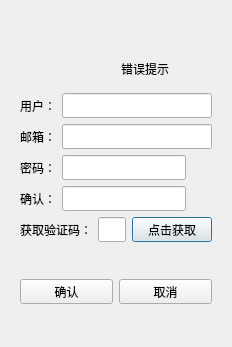
<?xml version="1.0" encoding="UTF-8"?>
<ui version="4.0">
 <class>RegisterDialog</class>
 <widget class="QDialog" name="RegisterDialog">
  <property name="geometry">
   <rect>
    <x>0</x>
    <y>0</y>
    <width>232</width>
    <height>347</height>
   </rect>
  </property>
  <property name="minimumSize">
   <size>
    <width>232</width>
    <height>347</height>
   </size>
  </property>
  <property name="maximumSize">
   <size>
    <width>400</width>
    <height>536</height>
   </size>
  </property>
  <property name="windowTitle">
   <string>Dialog</string>
  </property>
  <layout class="QVBoxLayout" name="verticalLayout">
   <item>
    <layout class="QVBoxLayout" name="verticalLayout_5">
     <item>
      <widget class="QStackedWidget" name="stackedWidget">
       <property name="currentIndex">
        <number>0</number>
       </property>
       <widget class="QWidget" name="page">
        <layout class="QVBoxLayout" name="verticalLayout_3">
         <item>
          <spacer name="verticalSpacer">
           <property name="orientation">
            <enum>Qt::Vertical</enum>
           </property>
           <property name="sizeHint" stdset="0">
            <size>
             <width>20</width>
             <height>40</height>
            </size>
           </property>
          </spacer>
         </item>
         <item>
          <widget class="QWidget" name="widget" native="true">
           <layout class="QVBoxLayout" name="verticalLayout_4">
            <item>
             <widget class="QLabel" name="err_label">
              <property name="minimumSize">
               <size>
                <width>232</width>
                <height>0</height>
               </size>
              </property>
              <property name="text">
               <string>错误提示</string>
              </property>
              <property name="alignment">
               <set>Qt::AlignCenter</set>
              </property>
             </widget>
            </item>
           </layout>
          </widget>
         </item>
         <item>
          <layout class="QHBoxLayout" name="horizontalLayout_3">
           <item>
            <widget class="QLabel" name="user_label">
             <property name="minimumSize">
              <size>
               <width>0</width>
               <height>25</height>
              </size>
             </property>
             <property name="maximumSize">
              <size>
               <width>16777215</width>
               <height>25</height>
              </size>
             </property>
             <property name="text">
              <string>用户：</string>
             </property>
            </widget>
           </item>
           <item>
            <widget class="QLineEdit" name="user_edit">
             <property name="minimumSize">
              <size>
               <width>0</width>
               <height>25</height>
              </size>
             </property>
             <property name="maximumSize">
              <size>
               <width>16777215</width>
               <height>25</height>
              </size>
             </property>
            </widget>
           </item>
          </layout>
         </item>
         <item>
          <layout class="QHBoxLayout" name="horizontalLayout">
           <item>
            <widget class="QLabel" name="emil_label">
             <property name="minimumSize">
              <size>
               <width>0</width>
               <height>25</height>
              </size>
             </property>
             <property name="maximumSize">
              <size>
               <width>16777215</width>
               <height>25</height>
              </size>
             </property>
             <property name="text">
              <string>邮箱：</string>
             </property>
            </widget>
           </item>
           <item>
            <widget class="QLineEdit" name="email_edit">
             <property name="minimumSize">
              <size>
               <width>0</width>
               <height>25</height>
              </size>
             </property>
             <property name="maximumSize">
              <size>
               <width>16777215</width>
               <height>25</height>
              </size>
             </property>
            </widget>
           </item>
          </layout>
         </item>
         <item>
          <layout class="QHBoxLayout" name="horizontalLayout_2">
           <item>
            <widget class="QLabel" name="pass_label">
             <property name="minimumSize">
              <size>
               <width>0</width>
               <height>25</height>
              </size>
             </property>
             <property name="maximumSize">
              <size>
               <width>16777215</width>
               <height>25</height>
              </size>
             </property>
             <property name="text">
              <string>密码：</string>
             </property>
            </widget>
           </item>
           <item>
            <widget class="QLineEdit" name="pass_edit">
             <property name="minimumSize">
              <size>
               <width>0</width>
               <height>25</height>
              </size>
             </property>
             <property name="maximumSize">
              <size>
               <width>16777215</width>
               <height>25</height>
              </size>
             </property>
            </widget>
           </item>
           <item>
            <widget class="ClickedLabel" name="pass_visible">
             <property name="minimumSize">
              <size>
               <width>20</width>
               <height>20</height>
              </size>
             </property>
             <property name="maximumSize">
              <size>
               <width>20</width>
               <height>20</height>
              </size>
             </property>
             <property name="text">
              <string/>
             </property>
            </widget>
           </item>
          </layout>
         </item>
         <item>
          <layout class="QHBoxLayout" name="horizontalLayout_5">
           <item>
            <widget class="QLabel" name="confirm_label">
             <property name="minimumSize">
              <size>
               <width>0</width>
               <height>25</height>
              </size>
             </property>
             <property name="maximumSize">
              <size>
               <width>16777215</width>
               <height>25</height>
              </size>
             </property>
             <property name="text">
              <string>确认：</string>
             </property>
            </widget>
           </item>
           <item>
            <widget class="QLineEdit" name="confirm_edit">
             <property name="minimumSize">
              <size>
               <width>0</width>
               <height>25</height>
              </size>
             </property>
             <property name="maximumSize">
              <size>
               <width>16777215</width>
               <height>25</height>
              </size>
             </property>
            </widget>
           </item>
           <item>
            <widget class="ClickedLabel" name="confirm_visible">
             <property name="minimumSize">
              <size>
               <width>20</width>
               <height>20</height>
              </size>
             </property>
             <property name="maximumSize">
              <size>
               <width>20</width>
               <height>20</height>
              </size>
             </property>
             <property name="text">
              <string/>
             </property>
            </widget>
           </item>
          </layout>
         </item>
         <item>
          <layout class="QHBoxLayout" name="horizontalLayout_6">
           <item>
            <widget class="QLabel" name="varify_label">
             <property name="minimumSize">
              <size>
               <width>0</width>
               <height>25</height>
              </size>
             </property>
             <property name="maximumSize">
              <size>
               <width>16777215</width>
               <height>25</height>
              </size>
             </property>
             <property name="text">
              <string>获取验证码：</string>
             </property>
            </widget>
           </item>
           <item>
            <widget class="QLineEdit" name="varify_edit">
             <property name="minimumSize">
              <size>
               <width>0</width>
               <height>25</height>
              </size>
             </property>
             <property name="maximumSize">
              <size>
               <width>16777215</width>
               <height>25</height>
              </size>
             </property>
            </widget>
           </item>
           <item>
            <widget class="TimerBtn" name="get_code">
             <property name="minimumSize">
              <size>
               <width>0</width>
               <height>25</height>
              </size>
             </property>
             <property name="maximumSize">
              <size>
               <width>16777215</width>
               <height>25</height>
              </size>
             </property>
             <property name="text">
              <string>点击获取</string>
             </property>
            </widget>
           </item>
          </layout>
         </item>
         <item>
          <spacer name="verticalSpacer_2">
           <property name="orientation">
            <enum>Qt::Vertical</enum>
           </property>
           <property name="sizeHint" stdset="0">
            <size>
             <width>20</width>
             <height>40</height>
            </size>
           </property>
          </spacer>
         </item>
         <item>
          <layout class="QHBoxLayout" name="horizontalLayout_7">
           <item>
            <widget class="QPushButton" name="sure_btn">
             <property name="minimumSize">
              <size>
               <width>0</width>
               <height>25</height>
              </size>
             </property>
             <property name="maximumSize">
              <size>
               <width>16777215</width>
               <height>25</height>
              </size>
             </property>
             <property name="text">
              <string>确认</string>
             </property>
            </widget>
           </item>
           <item>
            <widget class="QPushButton" name="cancel_btn">
             <property name="minimumSize">
              <size>
               <width>0</width>
               <height>25</height>
              </size>
             </property>
             <property name="maximumSize">
              <size>
               <width>16777215</width>
               <height>25</height>
              </size>
             </property>
             <property name="text">
              <string>取消</string>
             </property>
            </widget>
           </item>
          </layout>
         </item>
        </layout>
       </widget>
       <widget class="QWidget" name="page_2">
        <layout class="QHBoxLayout" name="horizontalLayout_4">
         <item>
          <layout class="QVBoxLayout" name="verticalLayout_2">
           <item>
            <spacer name="verticalSpacer_4">
             <property name="orientation">
              <enum>Qt::Vertical</enum>
             </property>
             <property name="sizeHint" stdset="0">
              <size>
               <width>20</width>
               <height>40</height>
              </size>
             </property>
            </spacer>
           </item>
           <item>
            <widget class="QLabel" name="tip_lb">
             <property name="layoutDirection">
              <enum>Qt::LeftToRight</enum>
             </property>
             <property name="text">
              <string>注册成功，5 后返回登录</string>
             </property>
             <property name="alignment">
              <set>Qt::AlignCenter</set>
             </property>
            </widget>
           </item>
           <item>
            <widget class="QLabel" name="label">
             <property name="text">
              <string>点击返回按钮，直接返回登陆界面</string>
             </property>
             <property name="alignment">
              <set>Qt::AlignCenter</set>
             </property>
            </widget>
           </item>
           <item>
            <spacer name="verticalSpacer_3">
             <property name="orientation">
              <enum>Qt::Vertical</enum>
             </property>
             <property name="sizeHint" stdset="0">
              <size>
               <width>20</width>
               <height>40</height>
              </size>
             </property>
            </spacer>
           </item>
           <item>
            <layout class="QHBoxLayout" name="horizontalLayout_8">
             <item>
              <spacer name="horizontalSpacer">
               <property name="orientation">
                <enum>Qt::Horizontal</enum>
               </property>
               <property name="sizeHint" stdset="0">
                <size>
                 <width>40</width>
                 <height>20</height>
                </size>
               </property>
              </spacer>
             </item>
             <item>
              <widget class="QPushButton" name="return_btn">
               <property name="minimumSize">
                <size>
                 <width>0</width>
                 <height>30</height>
                </size>
               </property>
               <property name="maximumSize">
                <size>
                 <width>16777215</width>
                 <height>30</height>
                </size>
               </property>
               <property name="text">
                <string>返回登录</string>
               </property>
              </widget>
             </item>
             <item>
              <spacer name="horizontalSpacer_2">
               <property name="orientation">
                <enum>Qt::Horizontal</enum>
               </property>
               <property name="sizeHint" stdset="0">
                <size>
                 <width>40</width>
                 <height>20</height>
                </size>
               </property>
              </spacer>
             </item>
            </layout>
           </item>
          </layout>
         </item>
        </layout>
       </widget>
      </widget>
     </item>
     <item>
      <spacer name="verticalSpacer_5">
       <property name="orientation">
        <enum>Qt::Vertical</enum>
       </property>
       <property name="sizeHint" stdset="0">
        <size>
         <width>20</width>
         <height>40</height>
        </size>
       </property>
      </spacer>
     </item>
    </layout>
   </item>
  </layout>
 </widget>
 <customwidgets>
  <customwidget>
   <class>ClickedLabel</class>
   <extends>QLabel</extends>
   <header location="global">clickedlabel.h</header>
  </customwidget>
  <customwidget>
   <class>TimerBtn</class>
   <extends>QPushButton</extends>
   <header>timerbtn.h</header>
  </customwidget>
 </customwidgets>
 <resources/>
 <connections/>
</ui>
